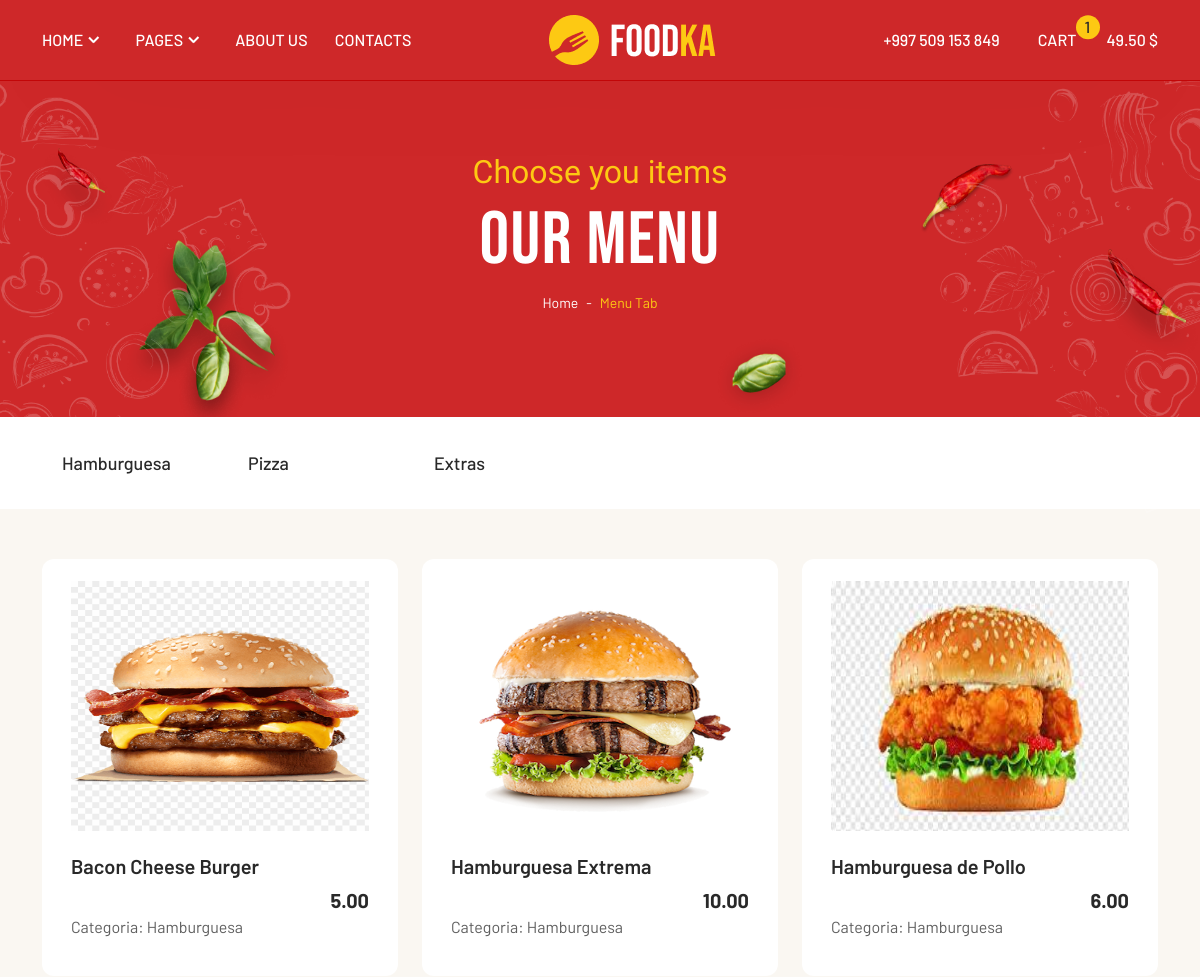
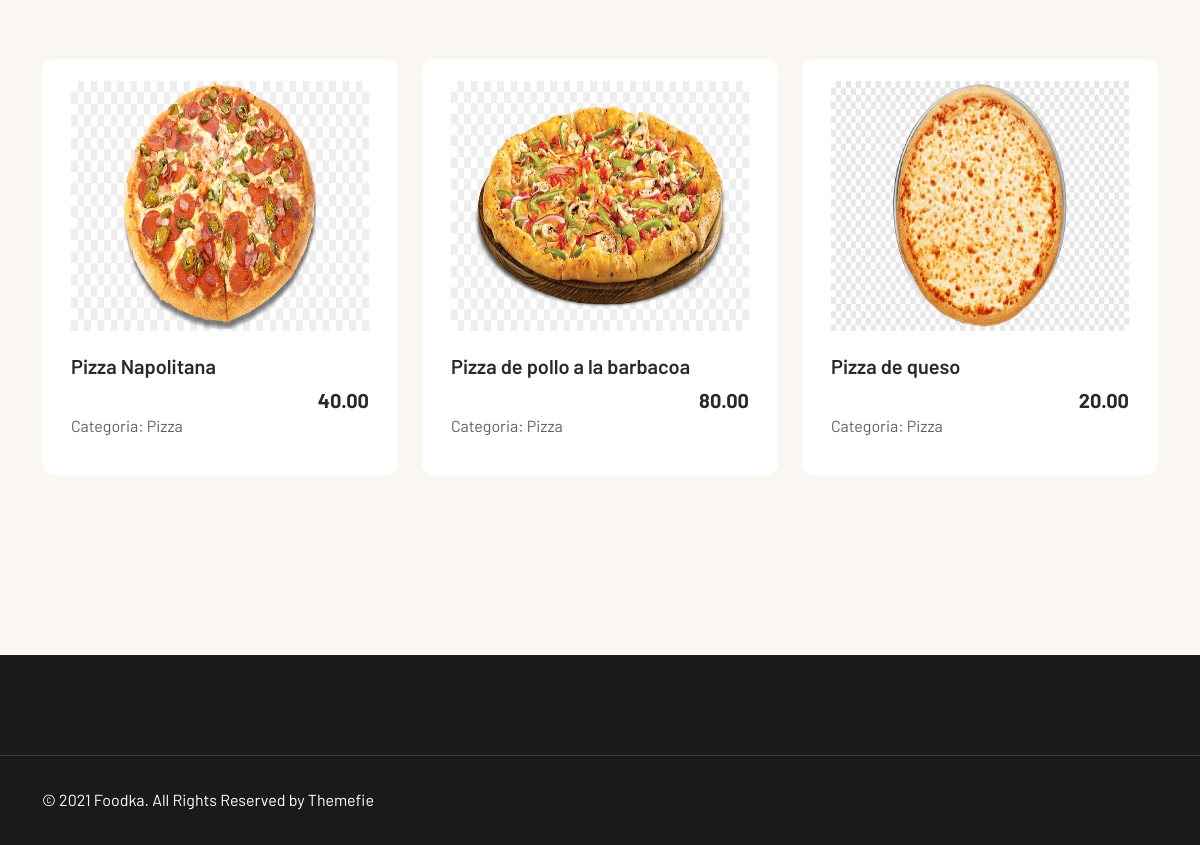
The page / on the database its author committed (2 pictures, top to bottom).
### web/models.py (models this page shows, shortened)
class Categoria(models.Model):
    nombre = models.CharField(max_length=200)
    imagen = models.ImageField(upload_to='categorias',blank=True,null=True)
    pub_date = models.DateTimeField('Fecha Creación')

class Producto(models.Model):
    categoria = models.ForeignKey(Categoria, on_delete=models.CASCADE)
    nombre = models.CharField(max_length=200)
    precio = models.DecimalField(max_digits=6, decimal_places=2)
    stock = models.IntegerField(default=0)
    descripcion = models.CharField(max_length=500)
    imagen = models.ImageField(upload_to='productos', blank=True, null=True)
    pub_date = models.DateTimeField('date published')

### web/views.py (the view)
# urls.py: path('',views.index,name='index'),
def index(request):
    product_list = Producto.objects.order_by('nombre')[:6]
    category_list = Categoria.objects.all()
    context = {
        'product_list' : product_list,
        'category_list' : category_list
        }
    return render(request, 'index.html', context)

### web/templates/index.html (shortened to what this page needs)
{% extends 'layout.html' %}
{% block content %}
<section class="category-area">
    <div class="container">
        <div class="row justify-content-center">
            <div class="col-lg-12 align-self-center">
                <ul class="category-menu">
                    {% for category in category_list %}
                    <li class="category-wrap"><a href="/categoria/{{category.id}}/"><img src="" alt="">{{category.nombre}}</a>
                    </li>
                    {% endfor %}
                </ul>
            </div>
        </div>
    </div>
</section>
<section class="populer-area pd-top-50 pd-bottom-120">
    <div class="container">
        <div class="row justify-content-center">
            {% for prod in product_list %}
            <div class="col-lg-4 col-md-6">
                <div class="single-item-wrap">
                    <div class="thumb">
                        <img style="width: 350px; height: 250px;" src="{{ prod.imagen.url }}" alt="img">
                    </div>
                    <div class="wrap-details">
                        <h5><a href="detalle/{{ prod.id }}">{{ prod.nombre }}</a></h5>
                        <div class="wrap-footer">
                            <h6 class="price">{{ prod.precio }}</h6>
                        </div>
                        <p class="wrap-footer"> Categoria: {{ prod.categoria.nombre }}</p>
                    </div>
                </div>
            </div>
            {% endfor %}
        </div>
    </div>
</section>
{% endblock %}

### web/templates/layout.html (shortened to what this page needs)
{% load static %}
<!DOCTYPE html>
<html lang="zxx">
<head>
    <link rel="stylesheet" href="{% static 'assets/css/animate.min.css' %}">
    <link rel="stylesheet" href="{% static 'assets/css/bootstrap.min.css' %}">
    <link rel="stylesheet" href="{% static 'assets/css/magnific.min.css' %}">
    <link rel="stylesheet" href="{% static 'assets/css/nice-select.min.css' %}">
    <link rel="stylesheet" href="{% static 'assets/css/owl.min.css' %}">
    <link rel="stylesheet" href="{% static 'assets/css/slick-slide.min.css' %}">
    <link rel="stylesheet" href="{% static 'assets/css/fontawesome.min.css' %}">
    <link rel="stylesheet" href="{% static 'assets/css/style.css' %}">
    <link rel="stylesheet" href="{% static 'assets/css/responsive.css' %}">
</head>
<body class='sc5'>
    <header class="navbar-area">
        <nav class="navbar navbar-expand-lg">
            <div class="container nav-container">
                <div class="collapse navbar-collapse" id="themefie_main_menu">
                    <ul class="navbar-nav menu-open">
                        <li class="current-menu-item menu-item-has-children">
                            <a href="home-1.html">HOME</a>
                        </li>
                        <li class="current-menu-item menu-item-has-children">
                            <a href="#">PAGES</a>
                        </li>
                        <li>
                            <a href="about.html">ABOUT US</a>
                        </li>
                        <li>
                            <a href="contact.html">CONTACTS</a>
                        </li>
                    </ul>
                </div>
                <div class="logo">
                    <a class="main-logo" href="/"><img src="{% static 'assets/img/logo.png' %}" alt="img"></a>
                </div>
                <div class="nav-right-part nav-right-part-desktop">
                    <ul>
                        <li class="phone-contact">
                            +997 509 153 849
                        </li>
                        <li class="menu-cart"><a href="cart.html">CART <span>1</span></a></li>
                        <li>49.50 $</li>
                    </ul>
                </div>
            </div>
        </nav>
    </header>
    <section class="breadcrumb-area">
        <div class="banner-bg-img"></div>
        <div class="banner-shape-1"><img src="{% static 'assets/img/banner/shape-1.png' %}" alt="img"></div>
        <div class="banner-shape-2"><img src="{% static 'assets/img/banner/shape-2.png' %}" alt="img"></div>
        <div class="container">
            <div class="row justify-content-center">
                <div class="col-lg-6 align-self-center">
                    <div class="banner-inner text-center">
                        <h3>Choose you items
                        </h3>
                        <h1>OUR MENU</h1>
                        <nav aria-label="breadcrumb">
                            <ul class="breadcrumb">
                              <li class="breadcrumb-item"><a href="home.html">Home</a></li>
                              <li class="breadcrumb-item active" aria-current="page">Menu Tab</li>
                            </ul>
                        </nav>
                    </div>
                </div>
            </div>
        </div>
    </section>
    {% block content %}
    {% endblock %}
    <footer class="footer-area pd-top-100">
        <div class="footer-bottom">
            <div class="container">
                <div class="row align-items-center">
                    <div class="col-md-6 text-md-start text-center">
                        <div class="copyright-area">
                            <p>© 2021 Foodka. All Rights Reserved by Themefie</p>
                        </div>
                    </div>
                </div>
            </div>
        </div>
    </footer>
</body>
</html>

### web/static/assets/css/responsive.css (style rules this page uses)
@media all and (max-width: 1440px) { .navbar-area .nav-container { min-height: 80px; } }
@media all and (max-width: 1440px) { .banner-inner { padding: 150px 0 350px; } }
@media all and (max-width: 1440px) { .banner-inner h1 { font-size: 74px; line-height: 85px; } }
@media all and (max-width: 1440px) { .banner-shape-2 { width: 27%; } }
@media all and (max-width: 1440px) { .banner-shape-1 { width: 27%; } }
@media all and (max-width: 1440px) { .single-item-wrap .wrap-details h5 { font-size: 20px; } }

### rows shown on the page
Categoria: nombre "Hamburguesa"
Categoria: nombre "Pizza"
Categoria: nombre "Extras"
Producto: imagen (picture), nombre "Bacon Cheese Burger", precio "5.00", categoria.nombre "Hamburguesa"
Producto: imagen (picture), nombre "Hamburguesa Extrema", precio "10.00", categoria.nombre "Hamburguesa"
Producto: imagen (picture), nombre "Hamburguesa de Pollo", precio "6.00", categoria.nombre "Hamburguesa"
Producto: imagen (picture), nombre "Pizza Napolitana", precio "40.00", categoria.nombre "Pizza"
Producto: imagen (picture), nombre "Pizza de pollo a la barbacoa", precio "80.00", categoria.nombre "Pizza"
Producto: imagen (picture), nombre "Pizza de queso", precio "20.00", categoria.nombre "Pizza"
